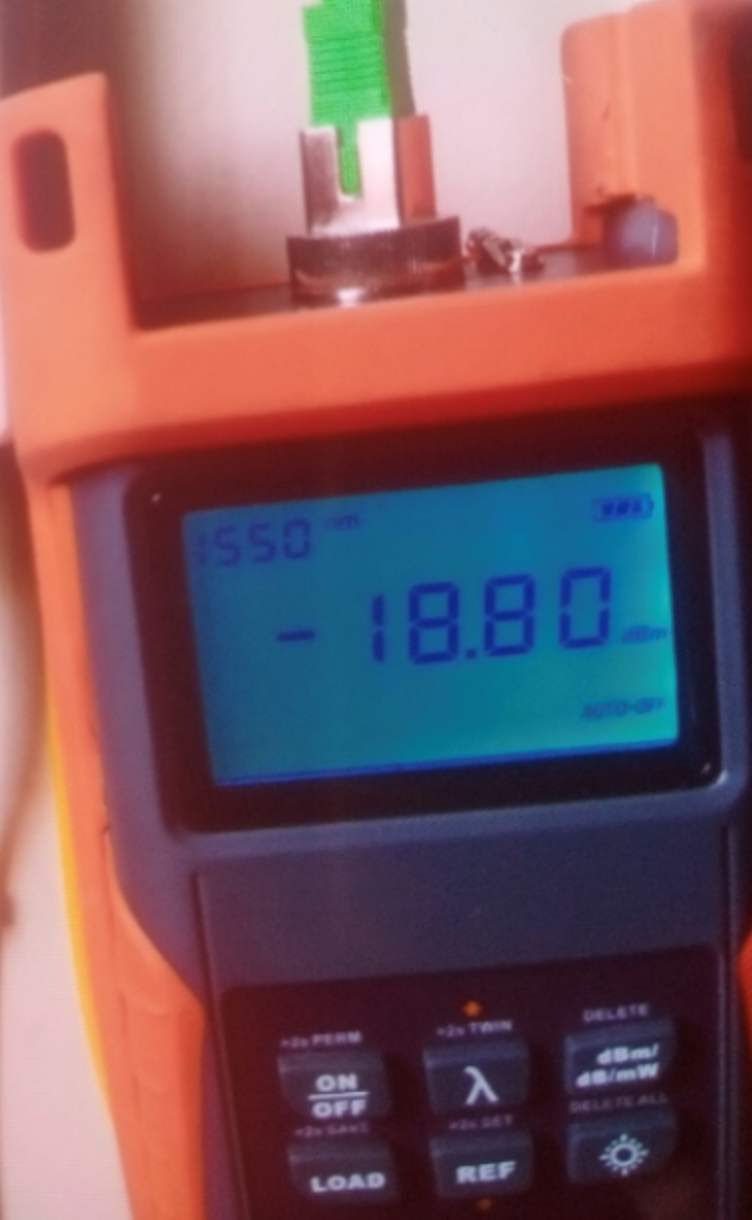
#> input picture images/fiber2.png, 752 x 1220 px
$ python -i testfeature_ocr.py   (imports and definitions only)
#> lines starting #> are read from the running program, lines starting #| are printed output that depends on the picture; after the words box and inside, x2 and y2 are one past the last pixel; in counts of white or black regions, pixels touching at a corner belong together
import cv2
import pytesseract
import numpy as np
pytesseract.pytesseract.tesseract_cmd = r"C:\Program Files\Tesseract-OCR\tesseract.exe"

def get_image(image_path):
#> called with image_path = 'images/fiber2.png'
  img=cv2.imread(image_path)
#> img is the input picture: shape (1220, 752, 3); mean B, G, R 95, 87.5, 123.7
  greyscale=cv2.cvtColor(img,cv2.COLOR_BGR2GRAY)
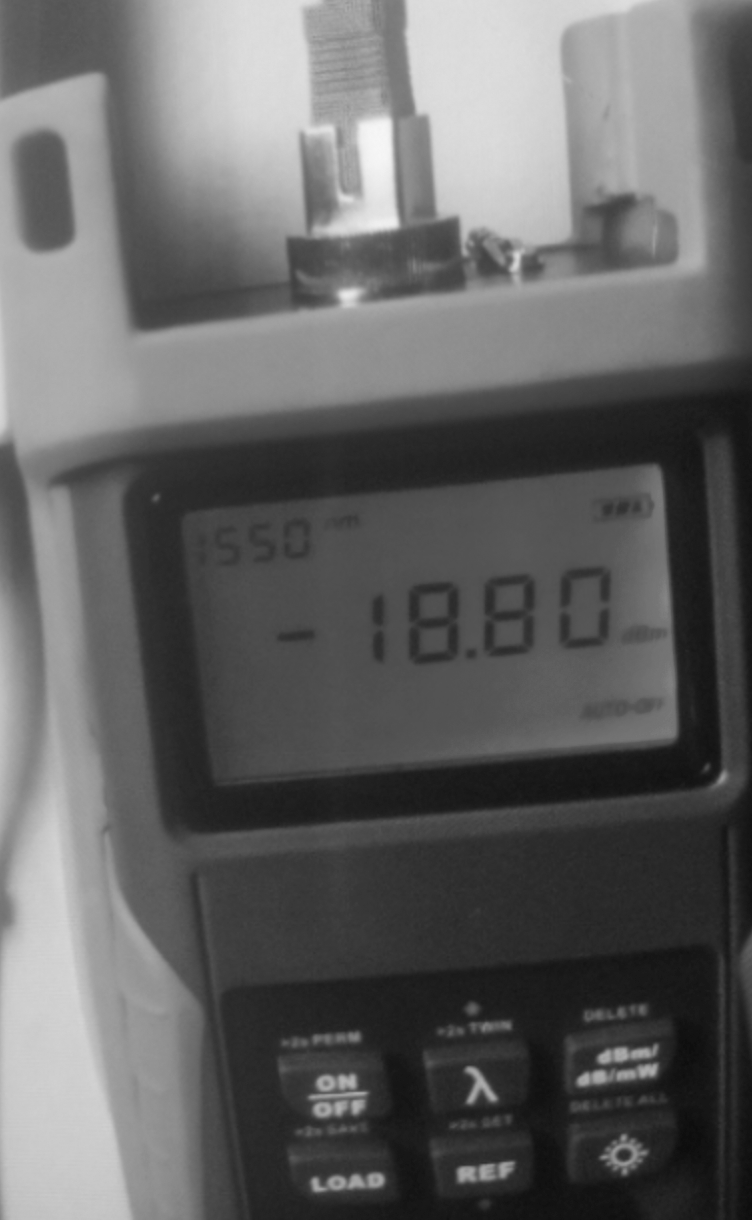
#> greyscale: shape (1220, 752); min 12, max 247, mean 99.2
  ret,threshold=cv2.threshold(greyscale,0,255,cv2.THRESH_OTSU | cv2.THRESH_BINARY_INV)
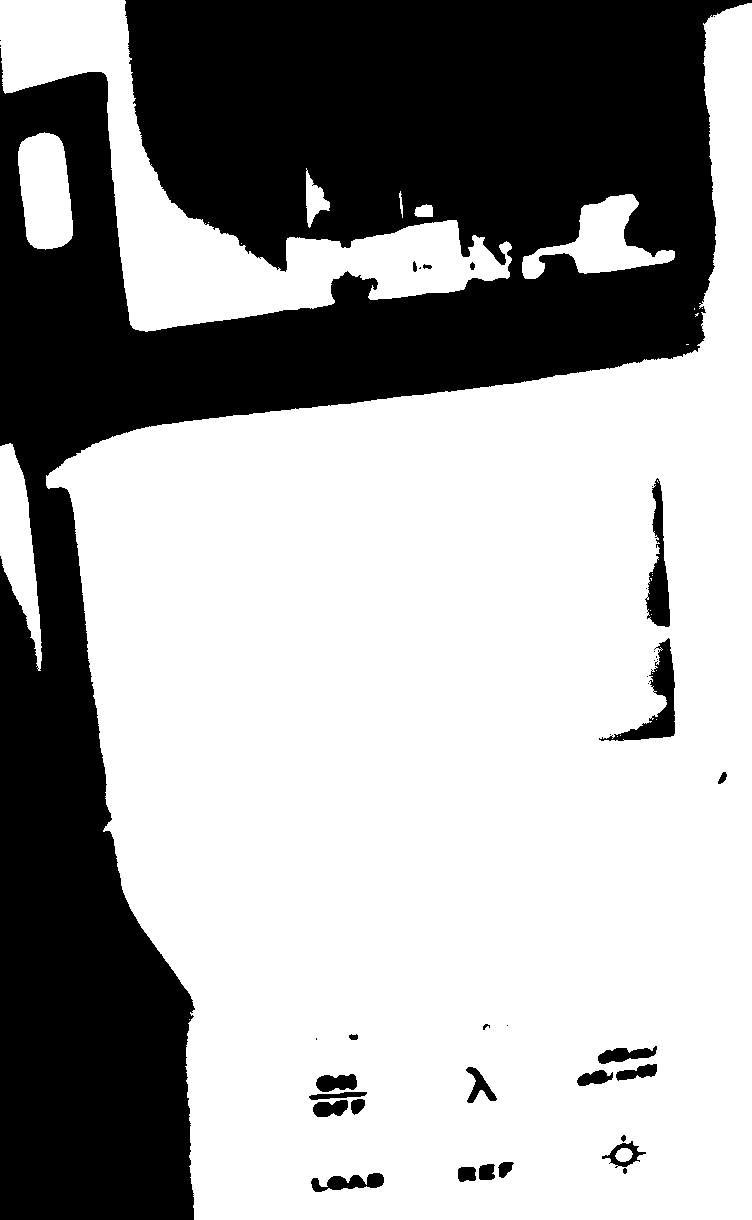
#> threshold: shape (1220, 752); 63.5% white; 39 black regions (15 under 20 px), largest, box (x1, y1, x2, y2) and area: (0, 0, 752, 1220) 325796, (599, 638, 675, 741) 2075, (645, 478, 670, 627) 1798
#> ret = 113
  kernel=cv2.getStructuringElement(cv2.MORPH_RECT,(18,18))
  dilation=cv2.dilate(threshold,kernel)
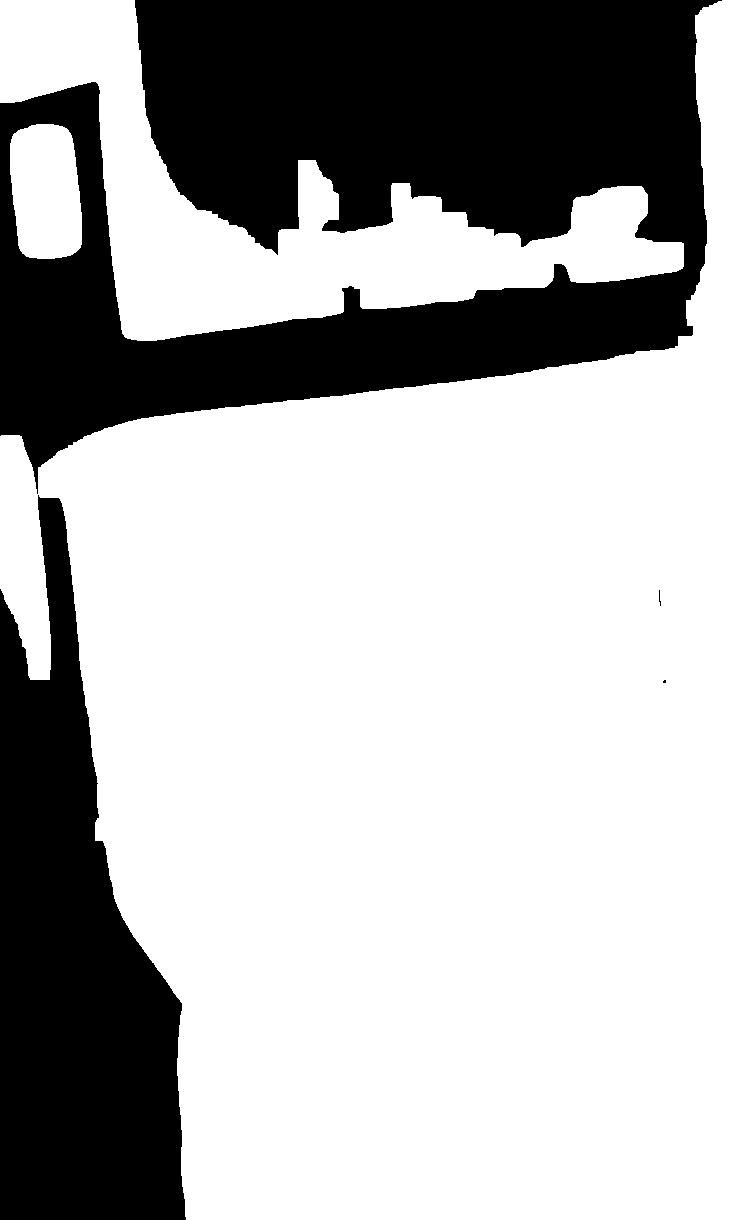
#> dilation: shape (1220, 752); 69.7% white; 4 black regions (2 under 20 px)
  contours, hierarchy=cv2.findContours(dilation,cv2.RETR_EXTERNAL,cv2.CHAIN_APPROX_NONE)
#> contours = 3 contours; box (x1, y1, x2, y2) and area: (0, 0, 752, 1220) 557378, (0, 0, 684, 341) 70326, (10, 124, 82, 259) 8240

  img2=img.copy()
  for cnt in contours:
    x, y, w, h = cv2.boundingRect(cnt)
    rect = cv2.rectangle(img2, (x, y), (x + w, y + h), (0, 255, 0), 2)
    cropped = img2[y:y + h, x:x + w]
    text = pytesseract.image_to_string(cropped)
    print(text)
#> this loop made 1 pass
#> (x, y, w, h) on pass 1: (10, 124, 72, 135)
#> pass 1, in get_image, `cropped = img2[y:y + h, x:x + w]`:
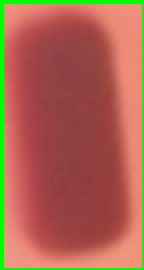
#> cropped: shape (135, 72, 3) (shown 2 times larger); mean B, G, R 80.2, 101, 172.2

def ocr(image_path,x,y,w,h):
  img=cv2.imread(image_path)
  greyscale=cv2.cvtColor(img,cv2.COLOR_BGR2GRAY)
  ret,threshold=cv2.threshold(greyscale,0,255,cv2.THRESH_OTSU | cv2.THRESH_BINARY_INV)
  kernel=cv2.getStructuringElement(cv2.MORPH_RECT,(18,18))
  dilation=cv2.dilate(threshold,kernel)
  contours, hierarchy=cv2.findContours(dilation,cv2.RETR_EXTERNAL,cv2.CHAIN_APPROX_NONE)
  img2=img.copy()

  rect = cv2.rectangle(img2, (x, y), (x + w, y + h), (0, 255, 0), 2)
  cropped = img2[y:y + h, x:x + w]
  text = pytesseract.image_to_string(cropped)
  print(text)

# ocr("test.png",5,137,147,164)
# get_image("test.png")

class OCR:
  def __init__(self,image_path,x,y,w,h) :
    self.image_path=image_path
    self.x=x
    self.y=y
    self.w=w
    self.h=h

  def preprocess_img(self):
    gray=cv2.imread(self.image_path,0)
    img2=gray.copy()
    # img2=cv2.imread(self.image_path)
    # kernel = np.ones((2, 1), np.uint8)
    ret,threshold=cv2.threshold(img2,0,255,cv2.THRESH_OTSU | cv2.THRESH_BINARY_INV)
    kernel=cv2.getStructuringElement(cv2.MORPH_RECT,(18,18))
    img = cv2.erode(img2, kernel, iterations=1)
    img = cv2.dilate(img, threshold,kernel, iterations=1)
    return img2


  def cropped_img(self,img2):
    cropped = img2[self.y:self.y + self.h, self.x:self.x + self.w]
    # cv2.imshow("image",cropped)
    # cv2.waitKey(100000)
    return cropped

  def get_text(self,cropped_img):
    text = pytesseract.image_to_string(cropped_img)
    return text

  def print_text(self,text):
    print(text)

# [4 lines of commented-out code are left out]
# [1 line that did not run here, left out]
# [1 line that did not run here, left out]
# [1 line that did not run here, left out]
# [1 line not run here, left out]

#> (the run stopped early here; a loop or call above may not have finished)
